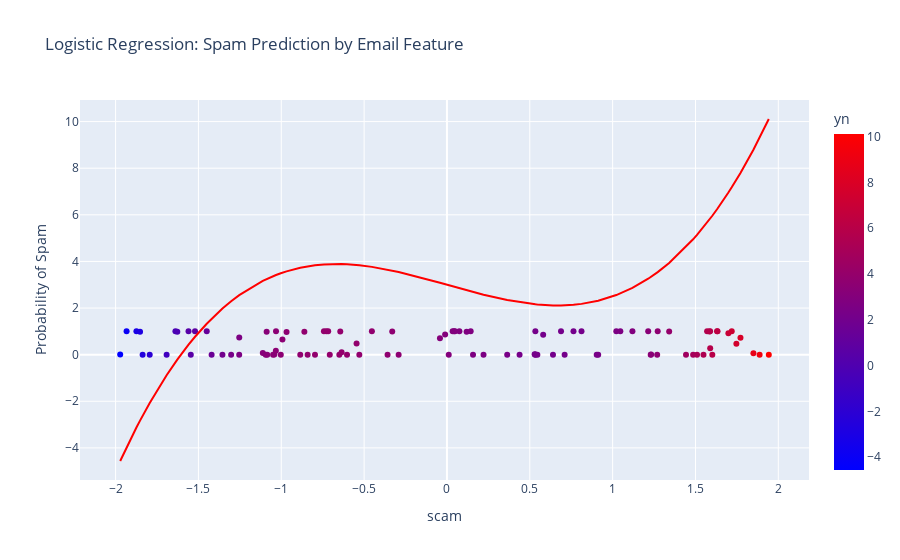

Here is the notebook cell this chart was saved with:
### Markdown cell above
**Exercise 2** - challenge Logistic Regression with MORE THAN ONE explanatory variable.

Try redoing the analysis, but this time add a few more explanatory variables. Again do some analysis of the variables you are chosing and state why they are a good choice. Then answer again questions 1-5.

### Code cell
np.random.seed(42)
num_points = 100
X = np.random.uniform(-10, 10, num_points).reshape(-1, 1) 

y = (1 / (1 + np.exp(-X.flatten()))) > 0.5  


model = LogisticRegression()
model.fit(X, y)


y_prob = model.predict_proba(X)[:, 1]  

DF['predicted_prob'] = y_prob

fig = px.scatter(DF, 
                 x='scam', 
                 y='predicted_prob', 
                 color='yn',  
                 color_continuous_scale=['blue', 'red'],  # Blue for not spam, red for spam
                 labels={'feature': 'Email Feature', 'predicted_prob': 'Probability of Spam'},
                 title='Logistic Regression: Spam Prediction by Email Feature')
fig.add_trace(
    px.line(DF, x='scam', y='yn',color_discrete_sequence=['red']).data[0])
fig.show()
